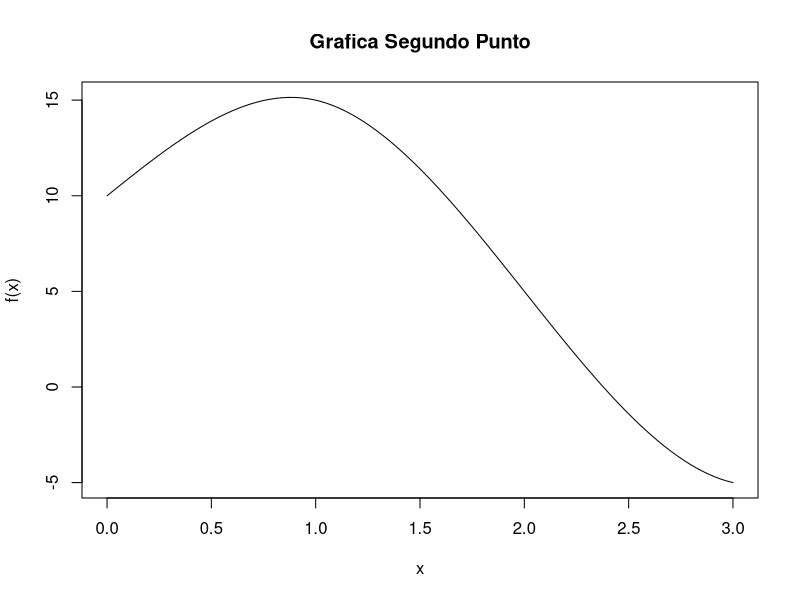
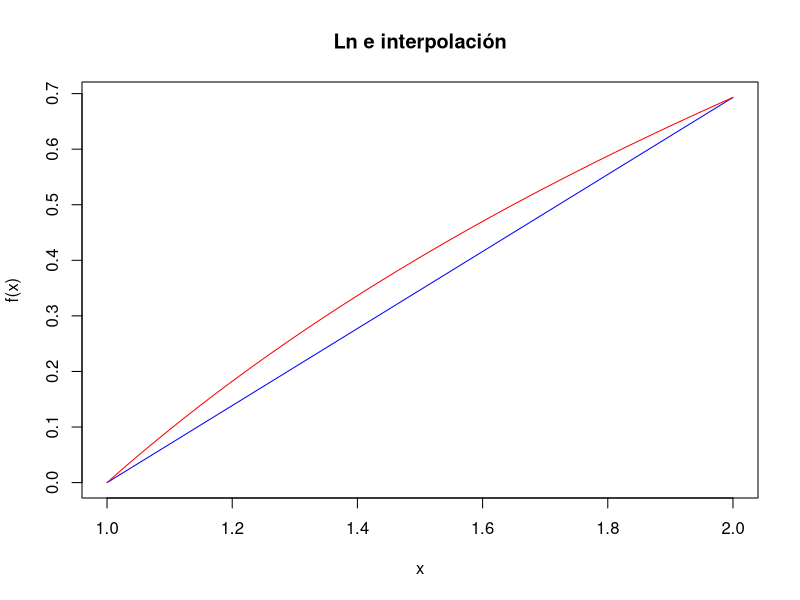

Generate these figures, in order, with R:
## ---- chunk 1
require(pracma) 

x = c(0,1,2)
y= c(10,15,5)
xs <- seq(0, 2, by = 1)

pp <- cubicspline(x, y)
ppfun <- function(xs) ppval(pp, xs)

curve(ppfun(x),from=0,to=3,xlab = "x", ylab = "f(x)", 
     main = "Grafica Segundo Punto")

## ---- chunk 2
newtonInterpolacion = function(x, y, a) {
  n = length(x)
  A = matrix(rep(NA, times = n^2), nrow = n, ncol = n)
  A[,1] = y
  for (k in 2:n) {
    A[k:n, k] = (A[k:n, k-1] - A[(k-1):(n-1), k-1] ) / (x[k:n] - x[1:(n-k+1)])
  }
  # Imprimir matriz de diferencias divididas
  print(A)
  # Evaluar
  smds = rep(NA, length = n)
  smds[1] = 1 #x = x[1],..., x[n] pues n = length(x)
  for (k in 2:n) {
    smds[k] = (a - x[k-1])*smds[k-1] # hasta x[n-1]
  }
  return(sum(diag(A)*smds) )
}
arithmetic.mean <- function(x) {return(sum(x)/length(x))}

f = function(x) log(x)
x1 = c(1,2)
logaritmo = f(x1)

#Traza de la función Logaritmica
plot(x1,logaritmo,type="l", col="blue",xlab = "x", ylab = "f(x)", 
     main = "Ln e interpolación")
#Traza de la recta
curve(log,1,2,add = T, col="red")


x2 = seq(1,2,by=0.1)
interpolados = c()

for (i in x2) {
  interpolados = c(interpolados,newtonInterpolacion(x1,logaritmo,i));
}
# Tabla de Interpolados
print(interpolados)
reales = f(x2)
errores = c()

for (i in 1:length(reales)) {
  errores = c(errores,abs(reales[i]-interpolados[i]))  
}

# Tabla de errores
print(errores)

#Promedio de error 

prom = arithmetic.mean(errores)
print(prom)
